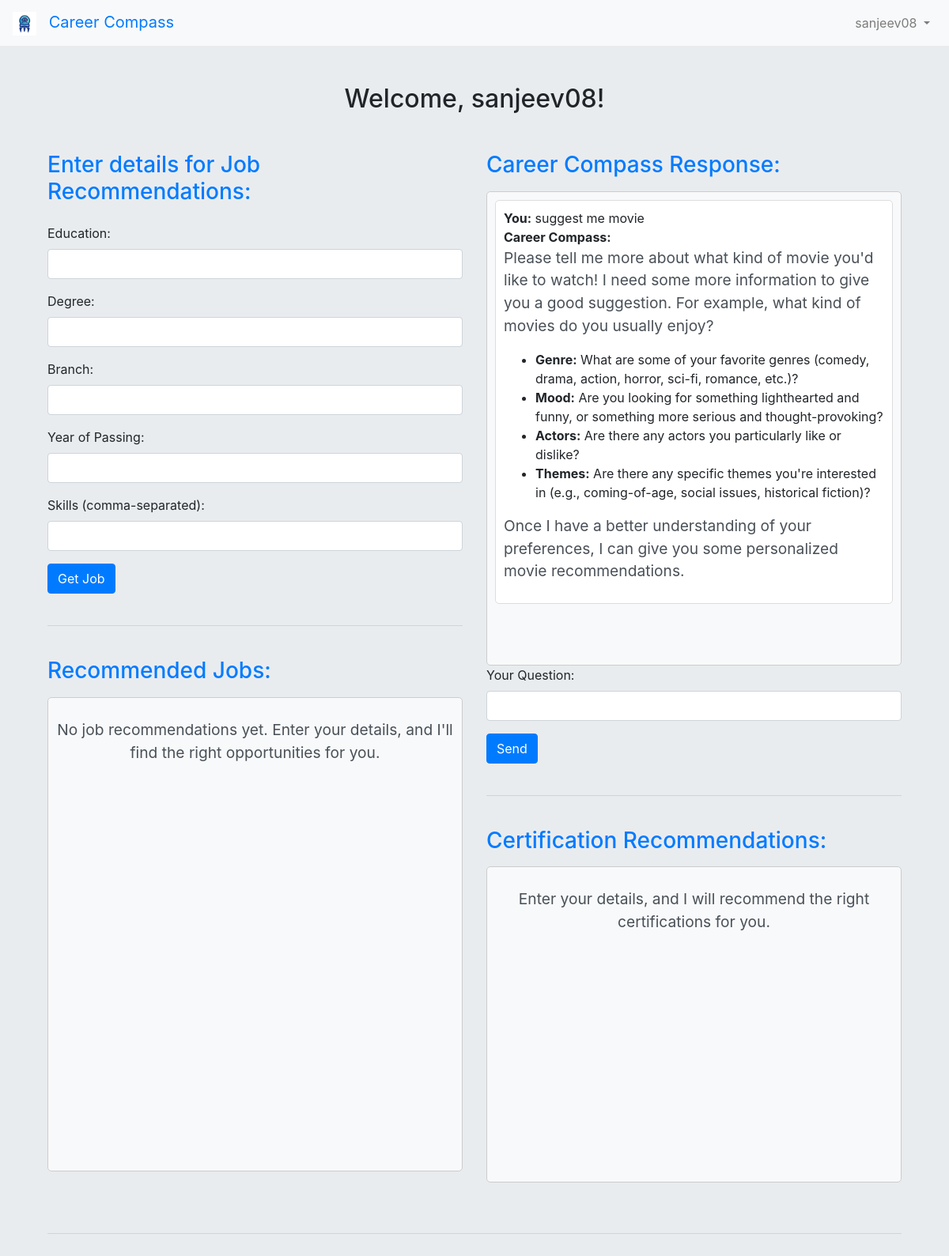
Page /main (signed in) on the committed database.
### tables this page shows
CREATE TABLE chatbot (
            id INTEGER PRIMARY KEY AUTOINCREMENT,
            email TEXT NOT NULL,
            message TEXT NOT NULL,
            response TEXT,
            timestamp DATETIME DEFAULT CURRENT_TIMESTAMP,
            FOREIGN KEY (email) REFERENCES users(email));

### app.py (the view)
@app.route('/main')
@login_required
def main():
    user_email = session['email']
    with sqlite3.connect('app.db') as conn:
        cursor = conn.cursor()
        cursor.execute('SELECT message, response FROM chatbot WHERE email = ? ORDER BY timestamp ASC', (user_email,))
        conversation_history = cursor.fetchall()
    conversation_history = [{'message': entry[0], 'response': entry[1]} for entry in conversation_history]
    return render_template('main.html', conversation_history=conversation_history, show_chatbot=False)

### app.py (called while the page is built)
@login_manager.user_loader
def load_user(user_id):
    return User(user_id)

### templates/main.html (shortened to what this page needs)
{% extends 'base.html' %}
{% block content %}
<div class="text-center mt-5">
    <h2>Welcome, {{ session['username'] }}!</h2>
</div>
<div class="container-fluid mt-5">
    <div class="row">
        <div class="col-md-6">
            <h3>Enter details for Job Recommendations: </h3>
            <form action="{{ url_for('get_recommendations', username=session['username']) }}" method="POST" class="mt-4">
                <div class="form-group">
                    <label for="education">Education:</label>
                    <input type="text" class="form-control" id="education" name="education" required>
                </div>
                <div class="form-group">
                    <label for="degree">Degree:</label>
                    <input type="text" class="form-control" id="degree" name="degree" required>
                </div>
                <div class="form-group">
                    <label for="branch">Branch:</label>
                    <input type="text" class="form-control" id="branch" name="branch" required>
                </div>
                <div class="form-group">
                    <label for="year_of_passing">Year of Passing:</label>
                    <input type="text" class="form-control" id="year_of_passing" name="year_of_passing" required>
                </div>
                <div class="form-group">
                    <label for="skills">Skills (comma-separated):</label>
                    <input type="text" class="form-control" id="skills" name="skills" required>
                </div>
                <button type="submit" class="btn btn-primary">Get Job</button>
            </form>
            <br><hr><br>
            <h3>Recommended Jobs:</h3>
            <div class="job mt-3" style="height: 600px; overflow-y: auto; border: 1px solid #ccc; padding: 10px;">
            {% if jobs %}
                <ul class="list-group mt-2">
                    {% for job in jobs %}
                    <li class="list-group-item">
                        <strong>{{ job.title }}</strong> at {{ job.company }}<br>
                        Location: {{ job.location }}<br>
                        Skills Required: {{ job.skills }}<br>
                        <a href="#">Link</a>
                    </li>
                    {% endfor %}
                </ul>
            {% else %}
                <div class="text-center">
                    <p class="mt-3">No job recommendations yet. Enter your details, and I'll find the right opportunities for you.</p>
                </div>
            {% endif %}
            </div>
        </div>
        <div class="col-md-6">
            <h3>Career Compass Response:</h3>
            <div class="conversation mt-3" style="height: 600px; overflow-y: auto; border: 1px solid #ccc; padding: 10px;">
                {% if conversation_history|length == 0 %}
                    <div class="text-center">
                        <img src="{{ url_for('static', filename='img/robot(2).gif') }}" alt="Waiting for Your Query..." class="gif-size" />
                        <h4>Hi, I'm Career Compass! </h4>
                        <p class="mt-3">Enter your details, and I can guide you to the right career path.</p>
                    </div>
                {% else %}
                    {% for entry in conversation_history %}
                        <div class="conversation-entry">
                            <strong>You:</strong> {{ entry.message }} <br>
                            <strong>Career Compass:</strong> {{ entry.response|safe }}
                        </div>
                    {% endfor %}
                {% endif %}
            </div>
            <form action="{{ url_for('chatbot_interaction') }}" method="POST">
                <div class="form-group">
                    <label for="chatbot_input">Your Question:</label>
                    <input type="text" class="form-control" id="chatbot_input" name="chatbot_input" required>
                </div>
                <button type="submit" class="btn btn-primary">Send</button>
            </form>
            <br><hr><br>
        <h3>Certification Recommendations:</h3>
        <div class="certifications mt-3" style="height: 600px; overflow-y: auto; border: 1px solid #ccc; padding: 10px;">
            {% if certifications|length == 0 %}
                <div class="text-center">
                    <p class="mt-3">Enter your details, and I will recommend the right certifications for you.</p>
                </div>
            {% else %}
                {{ certifications|safe }}
            {% endif %}
        </div>
            <br>
    </div>
    </div>
    <br>
    <hr>
    <br>
</div>
{% endblock %}

### templates/base.html (shortened to what this page needs)
<!DOCTYPE html>
<html lang="en">
<head>
    <link rel="stylesheet" href="{{ url_for('static', filename='css/style.css') }}">
    <link href="https://stackpath.bootstrapcdn.com/bootstrap/4.5.2/css/bootstrap.min.css" rel="stylesheet">
</head>
<body>
    <nav class="navbar navbar-expand-lg navbar-light bg-light">
        <a class="navbar-brand" href="#">
            <img src="{{ url_for('static', filename='img/robot.gif') }}" alt="Career Compass" style="width: 30px; height: auto; margin-right: 10px;">
            Career Compass</a>
        <div class="collapse navbar-collapse">
            <ul class="navbar-nav ml-auto">
                {% if session.get('username') %}
                <li class="nav-item dropdown">
                    <a class="nav-link dropdown-toggle" href="#" id="navbarDropdown" role="button" data-toggle="dropdown" aria-haspopup="true" aria-expanded="false">
                        {{ session.get('username') }}
                    </a>
                </li>
                {% else %}
                    <li class="nav-item"><a class="nav-link" href="{{ url_for('login') }}">Login</a></li>
                    <li class="nav-item"><a class="nav-link" href="{{ url_for('register') }}">Register</a></li>
                {% endif %}
            </ul>
        </div>
    </nav>
    <div class="container mt-4">
        {% block content %}
        {% endblock %}
    </div>
</body>
</html>

### static/css/style.css (style rules this page uses)
body { background-color: #f8f9fa; font-family: Arial, sans-serif; }
.navbar { margin-bottom: 20px; }
h1, .navbar-brand { font-size: 3em; color: #007bff; animation: fadeInZoom 1.5s ease forwards; opacity: 0; }
p { font-size: 1.2em; color: #495057; opacity: 0; animation: fadeIn 1.5s ease forwards 1s; }
.conversation { max-height: 800px; overflow-y: auto; background-color: #f8f9fa; border: 1px solid #ddd; border-radius: 5px; padding: 10px; opacity: 0; animation: fadeIn 1.5s ease forwards 1.5s; }
.job { max-height: 1600px; overflow-y: auto; background-color: #f8f9fa; border: 1px solid #ddd; border-radius: 5px; padding: 10px; opacity: 0; animation: fadeIn 1.5s ease forwards 1.5s; }
.conversation-entry { background-color: #ffffff; border: 1px solid #ddd; border-radius: 5px; padding: 10px; margin-bottom: 10px; opacity: 0; animation: fadeIn 1.5s ease forwards 1.5s; }
.certifications { max-height: 400px; overflow-y: auto; background-color: #f8f9fa; border: 1px solid #ddd; border-radius: 5px; padding: 10px; opacity: 0; animation: fadeIn 1.5s ease forwards 1.5s; }

### templates/base.html (style rules this page uses)
body { background-color: #e9ecef; }
.navbar { background-color: #343a40; }
.navbar .navbar-brand, .navbar .nav-link { color: #007bff; }
h3 { color: #007bff; }
p { color: #495057; }

### rows in the picture
chatbot: message "suggest me movie", response "Please tell me more about what kind of movie you'd like to watch! I need some more information to give you a good suggestion. For example, what kind of movies do you usually enjoy? Genre: What are some of your favorite genres (comedy, drama, action, horror, sci-fi, romance, etc.)? Mood: Are you looking for something lighthearted and funny, or something more serious and thought-provoking? Actors: Are there any actors you particularly like or dislike? Themes: Are there any specific themes you're interested in (e.g., coming-of-age, social issues, historical fiction)? Once I have a better understanding of your preferences, I can give you some personalized movie recommendations."

### other values in the picture
{{ session.get('username') }} "sanjeev08"
{{ session['username'] }} "sanjeev08"
